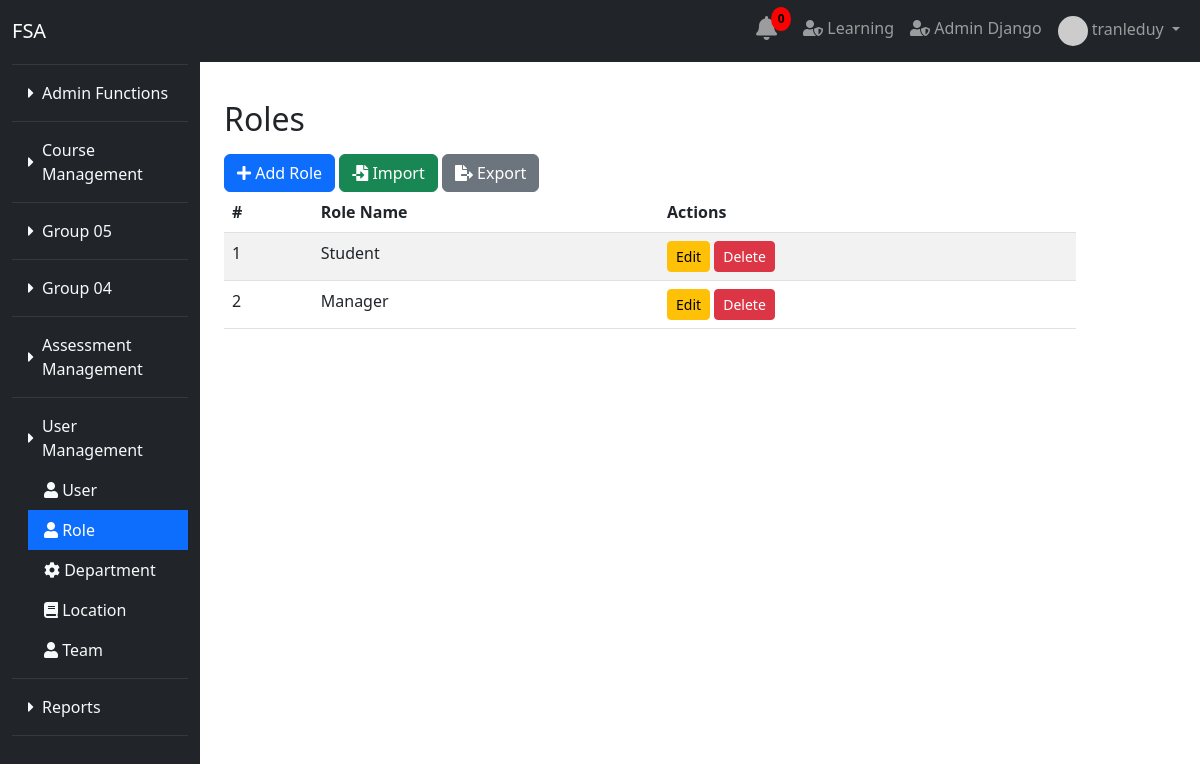
The page /role/roles/ (signed in) on the database its author committed.
### user/models.py (models this page shows)
class User(AbstractUser):
    date_joined = models.DateTimeField(auto_now_add=True)
    training_programs = models.ManyToManyField(TrainingProgram, blank=True)
    modules = models.ManyToManyField(Module, related_name='assigned_users', blank=True)
    groups = models.ManyToManyField(
        Group,
        blank=True,
        help_text='The groups this user belongs to.',
        verbose_name='groups',
        related_name='custom_user_groups',
    )
    user_permissions = models.ManyToManyField(
        Permission,
        blank=True,
        help_text='Specific permissions for this user.',
        verbose_name='user permissions',
        related_name='custom_user_permissions',
    )

### module_group/models.py (models this page shows, shortened)
class ModuleGroup(models.Model):
    group_name = models.CharField(max_length=255)

class Module(models.Model):
    module_name = models.CharField(max_length=255)
    module_url = models.CharField(max_length=255)
    icon = models.CharField(max_length=255, blank=True, null=True)
    module_group = models.ForeignKey(ModuleGroup, related_name='modules', on_delete=models.CASCADE)

### role/models.py (models this page shows, shortened)
class Role(models.Model):
    role_name = models.CharField(max_length=100, unique=True)
    permissions = models.ManyToManyField(
        Permission,
        blank=True,
        help_text='Permissions assigned to this role.',
        verbose_name='permissions',
        related_name='role_permissions',
    )
    modules = models.ManyToManyField(
        'module_group.Module',  # Sử dụng tên chuỗi thay vì import
        blank=True,
        help_text='Modules assigned to this role.',
        verbose_name='modules',
        related_name='role_modules',
    )
    class Meta:
        default_permissions = ()
        permissions = [
            ('can_delete_user', 'Can delete user'),  # Thêm quyền xóa người dùng
            ('can_add_user', 'Can add user'),
            ('can_edit_user', 'Can edit user'),
            ('can_export_users', 'Can export users'),
            ('can_import_users', 'Can import users'),
            ('can_detail_user', 'Can detail user'),
            ('can_delete_department', 'Can delete department'),  # Thêm quyền xóa phòng ban
            ('can_add_department', 'Can add department'),  # Thêm quyền thêm phòng ban
            ('can_edit_department', 'Can edit department'),  # Thêm quyền sửa phòng ban
            ('can_detail_department', 'Can detail department'),  # Thêm quyền xem chi tiết phòng ban
        ]

### role/views.py (the view)
# urls.py: path('roles/', views.role_list, name='role_list'),
def role_list(request):
    roles = Role.objects.all()  # Lấy danh sách các role
    module_groups = ModuleGroup.objects.all()  # Thay đổi theo cách bạn lấy dữ liệu
    grouped_modules = {group: group.modules.all() for group in module_groups}
    form = ExcelImportForm()
    return render(request, 'role_list.html', { 'roles': roles, 'form': form,'module_groups': module_groups,
        'grouped_modules': grouped_modules})

### role/templates/role_list.html (shortened to what this page needs)
{% extends 'base.html' %}
{% load static %}
{% block content %}
<div class="container mt-4">
    <h2>Roles</h2>
    <div class="mt-3">
      <a href="{% url 'role:role_add' %}" class="btn btn-primary" title="Add New Role" data-toggle="tooltip">
        <i class="fas fa-plus"></i> Add Role
      </a>
      <button class="btn btn-success" title="Import Roles from Excel" data-toggle="modal" data-target="#importModal" data-toggle="tooltip">
        <i class="fas fa-file-import"></i> Import
      </button>
      <a href="{% url 'role:export_roles' %}" class="btn btn-secondary" title="Export Roles to Excel" data-toggle="tooltip">
        <i class="fas fa-file-export"></i> Export
      </a>
    </div>
    <table class="table table-striped">
        <thead>
            <tr>
                <th>#</th>
                <th>Role Name</th>
                <th>Actions</th>
            </tr>
        </thead>
        <tbody>
            {% for role in roles %}
            <tr>
                <td>{{ forloop.counter }}</td>
                <td>{{ role.role_name }}</td>
                <td>
                    <a href="{% url 'role:role_edit' role.pk %}" class="btn btn-warning btn-sm">Edit</a>
                    <a href="{% url 'role:role_delete' role.pk %}" class="btn btn-danger btn-sm">Delete</a>
                </td>
            </tr>
            {% endfor %}
        </tbody>
    </table>
</div>
{% endblock %}

### main/templates/admin_sidebar.html (shortened to what this page needs)
<!DOCTYPE html>
<html lang="en">
<head>
    <link href="https://cdn.jsdelivr.net/npm/bootstrap@5.3.0-alpha1/dist/css/bootstrap.min.css" rel="stylesheet">
    <link rel="stylesheet" href="https://cdnjs.cloudflare.com/ajax/libs/font-awesome/5.15.4/css/all.min.css">
</head>
<body>
    <nav class="navbar navbar-expand-lg navbar-dark bg-dark fixed-top">
        <div class="container-fluid">
            <a class="navbar-brand" href="{% url 'main:home' %}">FSA</a>
            <div class="collapse navbar-collapse" id="navbarNav">
                <ul class="navbar-nav ms-auto">
                    {% if request.user.is_authenticated %}
                        {% include 'notification_bell.html' %}
                        <li class="nav-item">
                            <a class="nav-link" href="{% url 'student_portal:course_list' %}">
                                <i class="fas fa-user-shield"></i> Learning
                            </a>
                        </li>
                        <li class="nav-item">
                            <a class="nav-link" href="{% url 'admin:index' %}" target="_blank">
                                <i class="fas fa-user-shield"></i> Admin Django
                            </a>
                        </li>
                        <li class="nav-item dropdown">
                            <a class="nav-link dropdown-toggle" href="#" id="userDropdown" role="button" data-bs-toggle="dropdown" aria-expanded="false">
                                {% if request.user.profile.profile_picture_url %}
                                    <img src="{{ request.user.profile.profile_picture_url }}" alt="Profile Picture" class="rounded-circle" width="30" height="30">
                                {% endif %}
                                {{ request.user.get_full_name|default:request.user.username }}
                            </a>
                        </li>
                    {% else %}
                        <li class="nav-item"><a class="nav-link" href="{% url 'main:register_email' %}">Register</a></li>
                        <li class="nav-item"><a class="nav-link" href="{% url 'main:login' %}">Login</a></li>
                    {% endif %}
                </ul>
            </div>
        </div>
    </nav>
    <div class="container-fluid">
        <div class="row">
            <nav id="sidebar" class="col-md-3 col-lg-2 bg-dark pt-3 vh-100 d-flex flex-column position-fixed" style="height: 100vh; overflow-y: auto;">
                <ul class="nav flex-column">
                    {% if user.is_authenticated %}
                        {% for group in module_groups %}
                            <li class="nav-item">
                                <a class="nav-link text-light d-flex align-items-center" href="#group-{{ group.id }}"
                                    data-bs-toggle="collapse" role="button"
                                    aria-expanded="{% if group.modules.all.0.module_url == active_module_url %}true{% else %}false{% endif %}"
                                    aria-controls="group-{{ group.id }}">
                                    <i class="fas fa-caret-right me-2" id="icon-{{ group.id }}"></i>
                                    {{ group.group_name }}
                                </a>
                                <div id="group-{{ group.id }}" class="collapse {% if group.modules.all.0.module_url == active_module_url %}show{% endif %}">
                                    <ul class="nav flex-column ms-3">
                                        {% for module in group.modules.all %}
                                            <li class="nav-item">
                                                <a class="nav-link text-light {% if module.module_url == active_module_url %}active{% endif %}"
                                                   href="{% url module.module_url %}">
                                                    <i class="{{ module.icon }}"></i> {{ module.module_name }}
                                                </a>
                                            </li>
                                        {% endfor %}
                                    </ul>
                                </div>
                            </li>
                            <hr class="border-secondary my-2">
                        {% endfor %}
                    {% endif %}
                </ul>
            </nav>
        </div>
    </div>
</body>
</html>

### main/templates/admin_sidebar.html (style rules this page uses)
.nav-link.active { color: #ffffff !important; background-color: #0d6efd !important; }

### rows shown on the page
User: user.get_full_name "tranleduy"
ModuleGroup: group_name "Admin Functions"
ModuleGroup: group_name "Course Management"
ModuleGroup: group_name "Group 05"
ModuleGroup: group_name "Group 04"
ModuleGroup: group_name "Assessment Management"
ModuleGroup: group_name "User Management"
Module: module_name "User"
Module: module_name "Role"
Module: module_name "Department"
Module: module_name "Location"
Module: module_name "Team"
ModuleGroup: group_name "Reports"
Role: role_name "Student"
Role: role_name "Manager"
